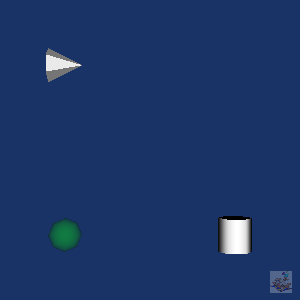

Write Python code to recreate this figure.
#!/usr/bin/env python
# Demonstrate vtkLogoWidget with depth peeling and translucent geometry.

import os

import vtkmodules.vtkInteractionStyle  # noqa: F401
import vtkmodules.vtkRenderingFreeType  # noqa: F401
import vtkmodules.vtkRenderingOpenGL2  # noqa: F401

from vtkmodules.vtkFiltersSources import (
    vtkConeSource,
    vtkCylinderSource,
    vtkSphereSource,
)
from vtkmodules.vtkInteractionStyle import vtkInteractorStyleTrackballCamera
from vtkmodules.vtkInteractionWidgets import (
    vtkLogoRepresentation,
    vtkLogoWidget,
)
from vtkmodules.vtkIOImage import vtkTIFFReader
from vtkmodules.vtkRenderingCore import (
    vtkActor,
    vtkPolyDataMapper,
    vtkProperty,
    vtkRenderWindow,
    vtkRenderWindowInteractor,
    vtkRenderer,
)

# Source: logo image
data_dir = os.environ.get("VPE_DATA_DIR", os.path.dirname(os.path.abspath(__file__)))

image_reader = vtkTIFFReader()
image_reader.SetFileName(os.path.join(data_dir, "beach.tif"))
image_reader.SetOrientationType(4)
image_reader.Update()

# Sources
sphere_source = vtkSphereSource()

cylinder_source = vtkCylinderSource()

cone_source = vtkConeSource()

# Mapper + Actor
sphere_mapper = vtkPolyDataMapper()
sphere_mapper.SetInputConnection(sphere_source.GetOutputPort())

sphere_actor = vtkActor()
sphere_actor.SetMapper(sphere_mapper)
sphere_property = vtkProperty()
sphere_property.SetOpacity(0.2)
sphere_property.SetColor(0.0, 1.0, 0.0)
sphere_actor.SetProperty(sphere_property)

cylinder_mapper = vtkPolyDataMapper()
cylinder_mapper.SetInputConnection(cylinder_source.GetOutputPort())

cylinder_actor = vtkActor()
cylinder_actor.SetMapper(cylinder_mapper)
cylinder_actor.AddPosition(5, 0, 0)

cone_mapper = vtkPolyDataMapper()
cone_mapper.SetInputConnection(cone_source.GetOutputPort())

cone_actor = vtkActor()
cone_actor.SetMapper(cone_mapper)
cone_actor.AddPosition(0, 5, 0)

# Renderer (depth peeling)
renderer = vtkRenderer()
renderer.AddActor(sphere_actor)
renderer.AddActor(cylinder_actor)
renderer.AddActor(cone_actor)
renderer.SetBackground(0.1, 0.2, 0.4)
renderer.SetUseDepthPeeling(1)
renderer.SetMaximumNumberOfPeels(200)
renderer.SetOcclusionRatio(0.1)

# Render window
render_window = vtkRenderWindow()
render_window.AddRenderer(renderer)
render_window.SetWindowName("logo widget depth peeling")
render_window.SetMultiSamples(0)
render_window.SetAlphaBitPlanes(1)
render_window.SetSize(300, 300)

# Interactor
style = vtkInteractorStyleTrackballCamera()

interactor = vtkRenderWindowInteractor()
interactor.SetRenderWindow(render_window)
interactor.SetInteractorStyle(style)

# Widget
logo_rep = vtkLogoRepresentation()
logo_rep.SetImage(image_reader.GetOutput())

logo_widget = vtkLogoWidget()
logo_widget.SetInteractor(interactor)
logo_widget.SetRepresentation(logo_rep)
logo_widget.On()

# Scene
renderer.ResetCamera()

interactor.Initialize()
interactor.Start()
